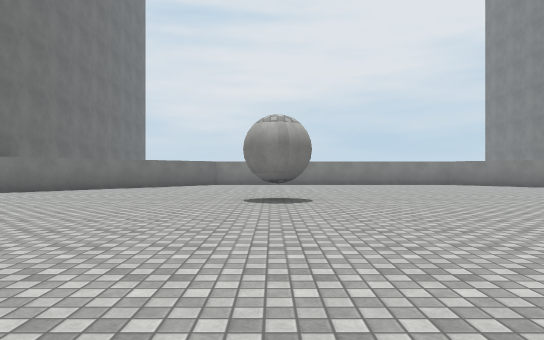
view 1 (above)

15 first-person views from a walk through a Unity game level. The camera is 1.2 m above the floor, looks level and sees 70° across. The floor is counted in squares, 2 m on a side. Each view is taken from the middle of a square. On the plan, view 1 faces up. The plan holds only what a view shows up to about 11 squares ahead; the rest is blank. The place goes on beyond the plan. Surface patterns are stand-ins for the level's own textures.

view 2
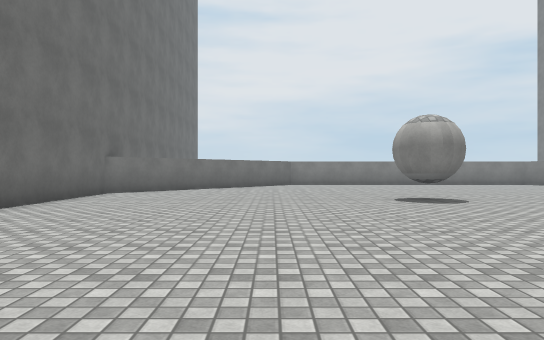

view 3
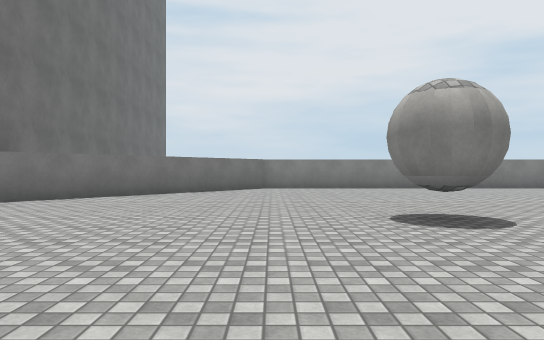

view 4
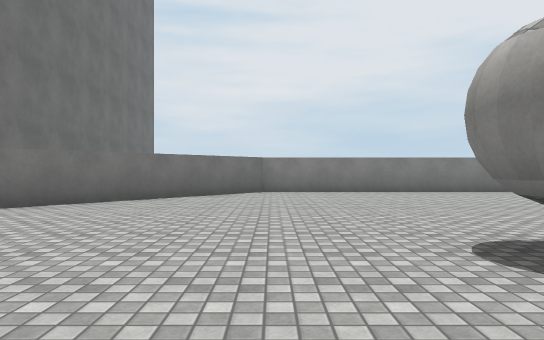

view 5
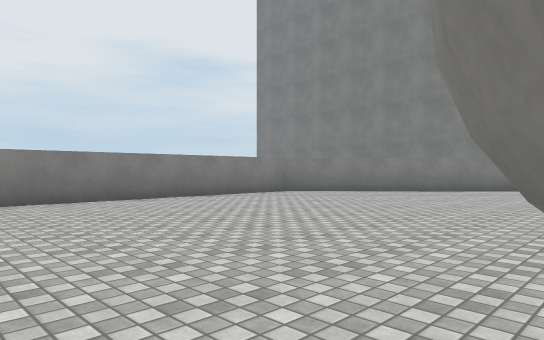

view 6
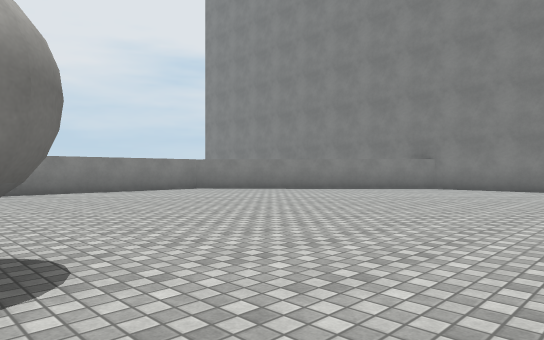

view 7
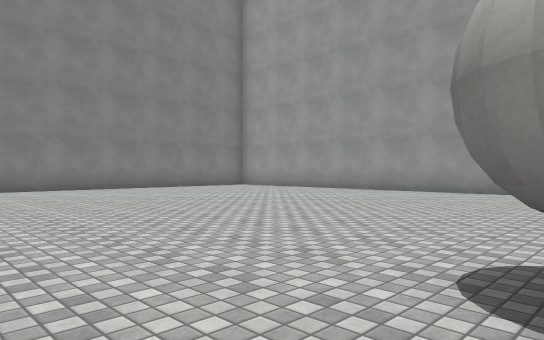

view 8
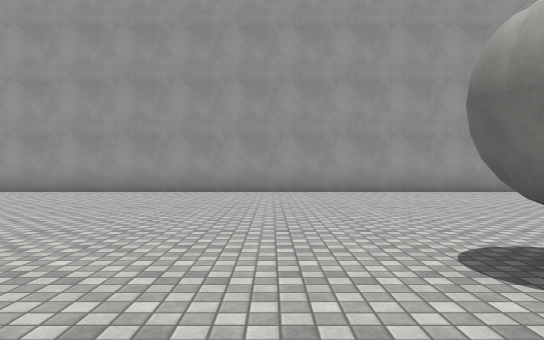

view 9
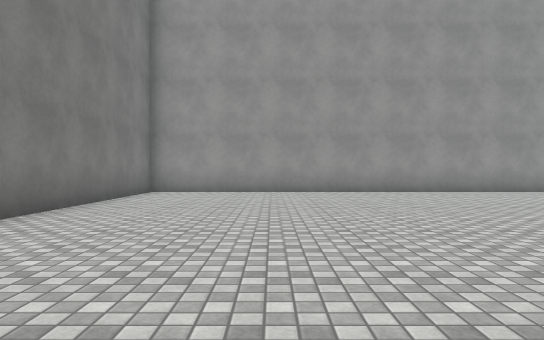

view 10
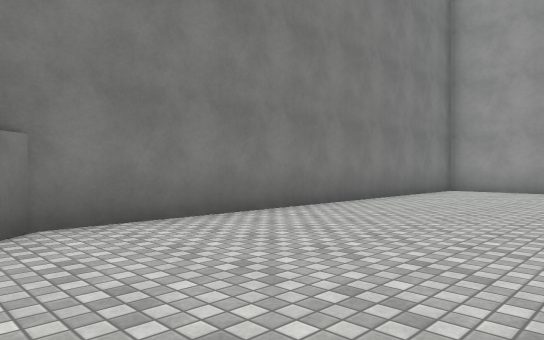

view 11
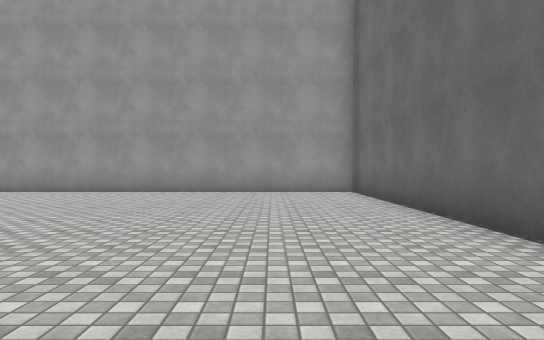

view 12
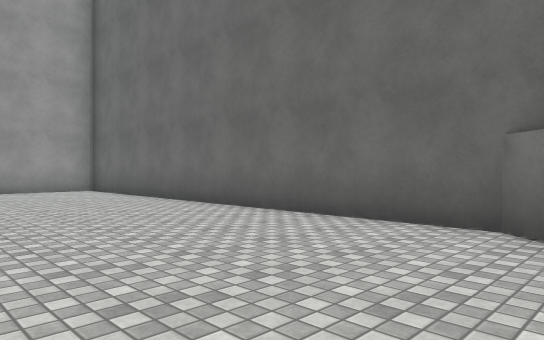

view 13
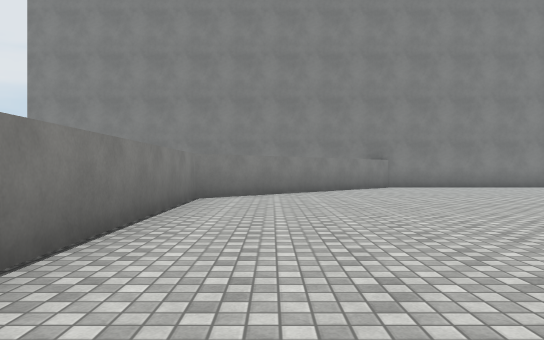

view 14
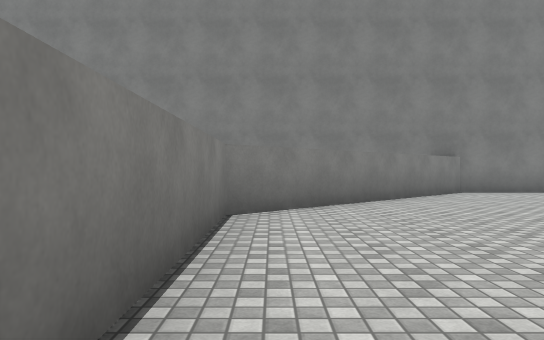

view 15
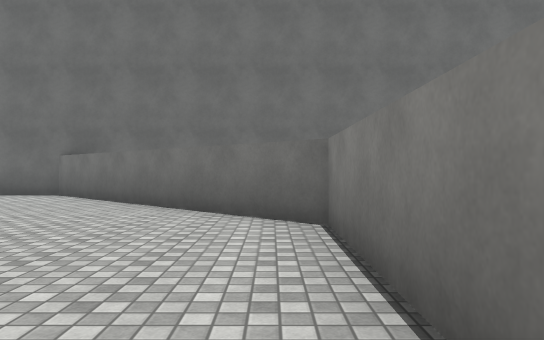

### Floor plan
Points are (right, up) in squares from view 1. A wall is a line through its corners. A room is listed if a view was taken in it or the views show most of it. See-through windows are left out.
Room 1 (views 1, 2, 3, 4, 5, 6, 7, 8, 9, 10, 11, 12, 13, 14, 15)
walls: (7.1, 15.6) (-2.2, 15.6) (-7.3, 9.9) (-7.3, -0.6) (12.3, -0.6) (12.3, 10) (7.1, 15.6)

Positions as (right, up) in squares from view 1, and headings:
1: (0, 0), facing up
2: (-3, 0), facing up
3: (-2, 3), facing up
4: (-2, 5), facing up
5: (-1, 8), facing up-right
6: (0, 5), facing up-right
7: (0, 10), facing down-right
8: (2, 10), facing down
9: (9, 10), facing down
10: (8, 11), facing down-right
11: (-5, 10), facing down
12: (-3, 11), facing down-left
13: (-1, 14), facing right
14: (2, 15), facing right
15: (2, 15), facing left
